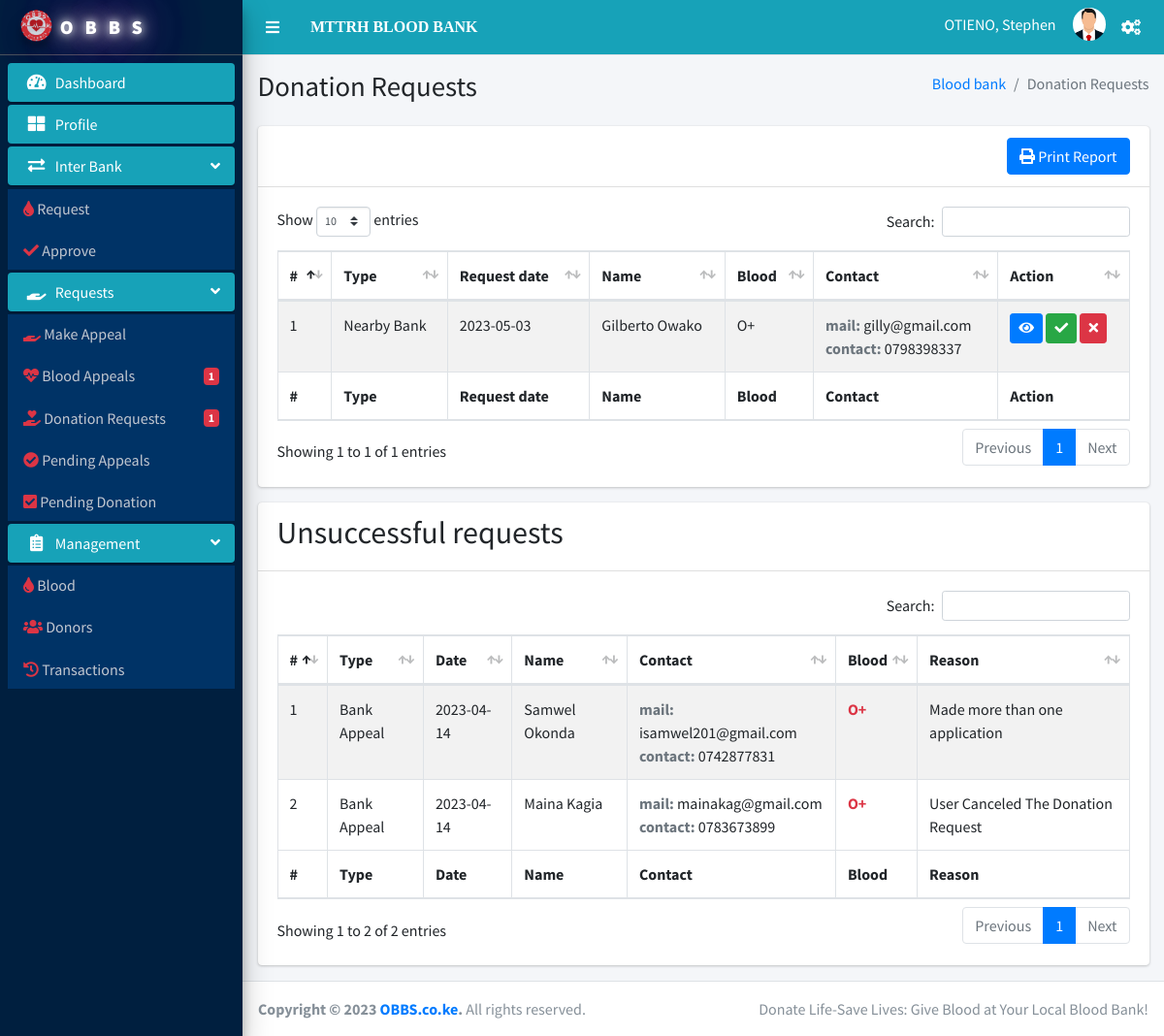
/Bloodbank/donations-req.php (signed in), run on the app's committed database.
### tables this page shows
CREATE TABLE `blood_bank` (
  `id` int NOT NULL AUTO_INCREMENT,
  `bank_name` varchar(36) NOT NULL,
  `email` varchar(36) NOT NULL,
  `phone` varchar(14) NOT NULL,
  `address` varchar(52) NOT NULL,
  `county` varchar(26) NOT NULL,
  `lat` float DEFAULT NULL,
  `lon` float DEFAULT NULL,
  `bank_status` int DEFAULT NULL,
  `officer_id` int DEFAULT NULL,
  PRIMARY KEY (`id`),
  UNIQUE KEY `email` (`email`),
  UNIQUE KEY `phone` (`phone`),
  KEY `officer_id` (`officer_id`),
  CONSTRAINT `blood_bank_ibfk_1` FOREIGN KEY (`officer_id`) REFERENCES `officer` (`id`) ON DELETE CASCADE ON UPDATE CASCADE
);

CREATE TABLE `officer` (
  `id` int NOT NULL AUTO_INCREMENT,
  `req_id` int NOT NULL,
  `fname` varchar(26) NOT NULL,
  `lname` varchar(26) NOT NULL,
  `email` varchar(36) NOT NULL,
  `phone` varchar(14) NOT NULL,
  `pword` varchar(10) DEFAULT NULL,
  `o_status` int DEFAULT NULL,
  PRIMARY KEY (`id`),
  KEY `req_id` (`req_id`),
  CONSTRAINT `officer_ibfk_1` FOREIGN KEY (`req_id`) REFERENCES `reg_request` (`req_id`)
);

CREATE TABLE `donor_donation` (
  `id` int NOT NULL AUTO_INCREMENT,
  `bank_id` int NOT NULL,
  `bank_app_id` int DEFAULT NULL,
  `donor_id` int NOT NULL,
  `req_date` date DEFAULT NULL,
  `don_date` date DEFAULT NULL,
  `quantity` int DEFAULT NULL,
  `don_status` int DEFAULT NULL,
  `don_type` int NOT NULL,
  `blood_id` int NOT NULL,
  `comment` varchar(256) DEFAULT NULL,
  PRIMARY KEY (`id`),
  KEY `bank_id` (`bank_id`),
  KEY `donor_id` (`donor_id`),
  KEY `bank_app_id` (`bank_app_id`),
  KEY `donor_donation_ibfk_4` (`blood_id`),
  CONSTRAINT `donor_donation_ibfk_1` FOREIGN KEY (`bank_id`) REFERENCES `blood_bank` (`id`),
  CONSTRAINT `donor_donation_ibfk_2` FOREIGN KEY (`donor_id`) REFERENCES `donor` (`id`),
  CONSTRAINT `donor_donation_ibfk_3` FOREIGN KEY (`bank_app_id`) REFERENCES `bank_appeals` (`id`),
  CONSTRAINT `donor_donation_ibfk_4` FOREIGN KEY (`blood_id`) REFERENCES `blood_type` (`id`)
);

### Bloodbank/donations-req.php (the view, shortened to what this page needs)
<!DOCTYPE html>
<html lang="en">
<?php include 'includes/header.php'?>
<body class="hold-transition sidebar-mini">
<div class="wrapper">
  <?php include 'includes/navbar.php'?>
  <?php include 'includes/sidebar.php'?>
  <div class="content-wrapper">
    <section class="content-header">
      <div class="container-fluid">
        <div class="row mb-2">
          <div class="col-sm-6">
        <h1>Donation Requests</h1>
          </div>
          <div class="col-sm-6">
            <ol class="breadcrumb float-sm-right">
              <li class="breadcrumb-item"><a href="#">Blood bank</a></li>
              <li class="breadcrumb-item active">Donation Requests</li>
            </ol>
          </div>
        </div>
      </div>
    </section>
    <section class="content">
        <div class="container-fluid">
            <div class="row">
                <div class="col-12">
                <div class="card">
                    <div class="card-header">
                      <div class="clearfix">
                        <a class="btn btn-primary float-right open-link"
                        href = "report.php?bank_id=<?php echo $bank_details['id']?>&bank_name=<?php echo $bank_details['bank_name']?>&action=donor-donations"
                        title="Print Report" data-toggle="modal" data-target="#modal-xl"><i class="fas fa-print"></i> Print Report</a>
                      </div>
                    </div>
                    <div class="card-body">
                    <table id="example1" class="table table-bordered table-striped">
                        <thead>
                        <tr>
                        <th>#</th>
                        <th>Type</th>
                        <th>Request date</th>
                        <th>Name</th>
                        <th>Blood</th>
                        <th>Contact</th>
                        <th>Action</th>
                        </tr>
                        </thead>
                        <tbody>
                          <?php
                            $bank_id = $bank_details['id'];
                            $sql = "SELECT donor_donation.`id`, donor_donation.`bank_app_id`,donor_donation.`donor_id`, donor_donation.`req_date`, donor_donation.`blood_id`,donor_donation.`don_type`,
                                    donor.`fname`, donor.`lname`,donor.`bday`, donor.`email`, donor.`phone`,donor.`address`, donor.`county`, donor.`gender`, donor.`d_cond`, donor.`d_report`,
                                    blood_type.`b_name`,
                                    questionnaire.`id` AS q_id
                                    FROM donor_donation
                                    LEFT OUTER JOIN donor ON donor_donation.`donor_id` = donor.`id`
                                    JOIN blood_type ON donor.`blood_id` = blood_type.`id`
                                    JOIN questionnaire ON questionnaire.`d_id` = donor.`id`
                                    WHERE donor_donation.`don_status` = 0 AND donor.`d_status` = 1 AND donor_donation.`bank_id` =  $bank_id";
                            $stmt = mysqli_prepare($conn, $sql);
                            mysqli_stmt_execute($stmt);
                            mysqli_stmt_bind_result($stmt, $donation_id, $bank_app_id, $donor_id, $req_date, $donor_blood_id, $donation_type, $don_fname,$don_lname,$don_bday, $don_email,$don_phone, $don_address,$don_county,$don_gender,$don_cond, $don_report,$don_blood_name,$don_qid);
                            $count = 1;
                            while (mysqli_stmt_fetch($stmt)) {
                              $today = new DateTime();
                              $dob_date = new DateTime($don_bday);
                              $don_age = $today->diff($dob_date)->y;
                        ?>
                        <tr>
                        <td><?php echo $count; ?></td>
                        <td><?php echo ($donation_type == 0)? "Bank Appeal":"Nearby Bank" ?></td>
                        <td><?php echo $req_date; ?></td>
                        <td><?php echo "$don_fname $don_lname"; ?></td>
                        <td><?php echo $don_blood_name; ?></td>
                        <td><b class="text-muted">mail: </b><?php echo $don_email; ?><br><b class="text-muted">contact: </b><?php echo $don_phone; ?></td>
                        <td>
                          <a class="btn btn-primary btn-sm btn-view" href="#" data-toggle="modal" data-target="#modal-view"
                            don-address = '<?php echo "$don_address, $don_county"; ?>'
                            don-gender = '<?php echo $don_gender; ?>'
                            don-quest = '<?php echo $don_qid; ?>'
                            don-cond = '<?php echo $don_cond; ?>'
                            don-report = '<?php echo $don_report?>'
                            don-name = '<?php echo $don_fname; ?>'
                            don-age = '<?php echo $don_age; ?>'>
                            <i class="fas fa-eye"></i>
                          </a>
                          <a class="btn btn-success btn-sm btn-appr" href="#" data-toggle="modal" data-target="#modal-accept"
                          data-id = '<?php echo $donation_id; ?>'
                          don-name = '<?php echo "$don_fname $don_lname"; ?>' >
                            <i class="fas fa-check"></i>
                          </a>
                          <a class="btn btn-danger btn-sm btn-disappr" href="#" data-toggle="modal" data-target="#modal-reject"
                          data-id = '<?php echo $donation_id; ?>'
                          don-name = '<?php echo "$don_fname $don_lname"; ?>' >
                            <i class="fas fa-times"></i>
                          </a>
                        </td>
                        </tr>
                        <?php
                          $count++;
                            }
                        ?>
                        </tbody>
                        <tfoot>
                        <tr>
                        <th>#</th>
                        <th>Type</th>
                        <th>Request date</th>
                        <th>Name</th>
                        <th>Blood</th>
                        <th>Contact</th>
                        <th>Action</th>
                        </tr>
                        </tfoot>
                    </table>
                    </div>
                </div>
                <div class="card">
                    <div class="card-header">
                        <h2>Unsuccessful requests</h2>
                    </div>
                    <div class="card-body">
                    <table id="example3" class="table table-bordered table-striped">
                        <thead>
                        <tr>
                        <th>#</th>
                        <th>Type</th>
                        <th>Date</th>
                        <th>Name</th>
                        <th>Contact</th>
                        <th>Blood</th>
                        <th>Reason</th>
                        </tr>
                        </thead>
                        <tbody>
                        <?php
                            $bank_id = $bank_details['id'];
                            $sql2 = "SELECT donor_donation.`req_date`, donor_donation.`blood_id`, donor_donation.`don_type`, donor_donation.`comment`,donor_donation.`don_status`,
                                    donor.`fname`, donor.`lname`, donor.`email`, donor.`phone`, blood_type.`b_name`
                                    FROM donor_donation
                                    LEFT OUTER JOIN donor ON donor_donation.`donor_id` = donor.`id`
                                    JOIN blood_type ON donor.`blood_id` = blood_type.`id`
                                    WHERE (donor_donation.`don_status` = 2 OR donor_donation.`don_status` = 3)  AND donor_donation.`bank_id` = $bank_id";
                            $stmt = mysqli_prepare($conn, $sql2);
                            mysqli_stmt_execute($stmt);
                            mysqli_stmt_bind_result($stmt,  $req_date, $donor_blood_id, $donation_type, $comments, $don_status, $don_fname, $don_lname, $don_email, $don_phone, $don_blood_name);
                            $count = 1;
                            while (mysqli_stmt_fetch($stmt)) {
                            if($don_status == 3){
                              $comments = "User Canceled The Donation Request";
                            }
                        ?>
                        <tr>
                        <td><?php echo $count; ?></td>
                        <td><?php echo ($donation_type == 0)? "Bank Appeal":"Nearby Bank" ?></td>
                        <td><?php echo $req_date; ?></td>
                        <td><?php echo "$don_fname $don_lname"; ?></td>
                        <td><b class="text-muted">mail: </b><?php echo $don_email; ?><br><b class="text-muted">contact: </b><?php echo $don_phone; ?></td>
                        <td><b class="text-danger"><?php echo $don_blood_name; ?></b></td>
                        <td><?php echo ($comments == null)?" No Reason Provided":"$comments" ?></td>
                        </tr>
                        <?php
                          $count++;
                            }
                        ?>
                        </tbody>
                        <tfoot>
                        <tr>
                        <th>#</th>
                        <th>Type</th>
                        <th>Date</th>
                        <th>Name</th>
                        <th>Contact</th>
                        <th>Blood</th>
                        <th>Reason</th>
                        </tr>
                        </tfoot>
                    </table>
                    </div>
                </div>
                </div>
              </div>
        </div>
      </section>
  </div>
  <?php include 'includes/footer.php'; ?>
</div>
</body>
</html>

### Bloodbank/includes/navbar.php (shortened to what this page needs)
<nav class="main-header navbar navbar-expand navbar-info navbar-light">
  <ul class="navbar-nav" >
    <li class="nav-item">
      <a class="nav-link text-white"  data-widget="pushmenu" href="#" role="button"><i class="fas fa-bars"></i></a>
    </li>
  </ul>
  <a href="profile.php" class="text-white text-bold custom-font ml-3">
  <?php echo strtoupper($bank_details['bank_name']); ?>
  </a>
  <ul class="navbar-nav ml-auto">
    <li class="nav-item dropdown">
        <div class="user-panel  d-flex">
          <div class="info">
              <a href="#" class="d-block text-white"><?php echo strtoupper($officer_details['lname']).", ".$officer_details['fname'];?></a>
            </div>
          <div class="image">
            <img src="../dist/img/officer-avatar.png" class="img-circle" alt="User Image">
          </div>
        </div>
    </li>
    <li class="nav-item dropdown">
      <a class="nav-link" data-toggle="dropdown" href="#">
        <i class="fas fa-cogs text-white"></i>
      </a>
    </li>
  </ul>
</nav>

### Bloodbank/includes/header.php (style rules this page uses)
.custom-font { font-family: 'Abril Fatface', cursive; }

### data on the page
blood_bank: bank_name "MTTRH BLOOD BANK"
officer: lname "OTIENO", fname "Stephen"
donor_donation: don_fname "Samwel", don_lname "Okonda", don_email "isamwel201@gmail.com", don_phone "0742877831"
donor_donation: don_fname "Maina", don_lname "Kagia", don_email "mainakag@gmail.com", don_phone "0783673899", comments "User Canceled The Donation Request"
